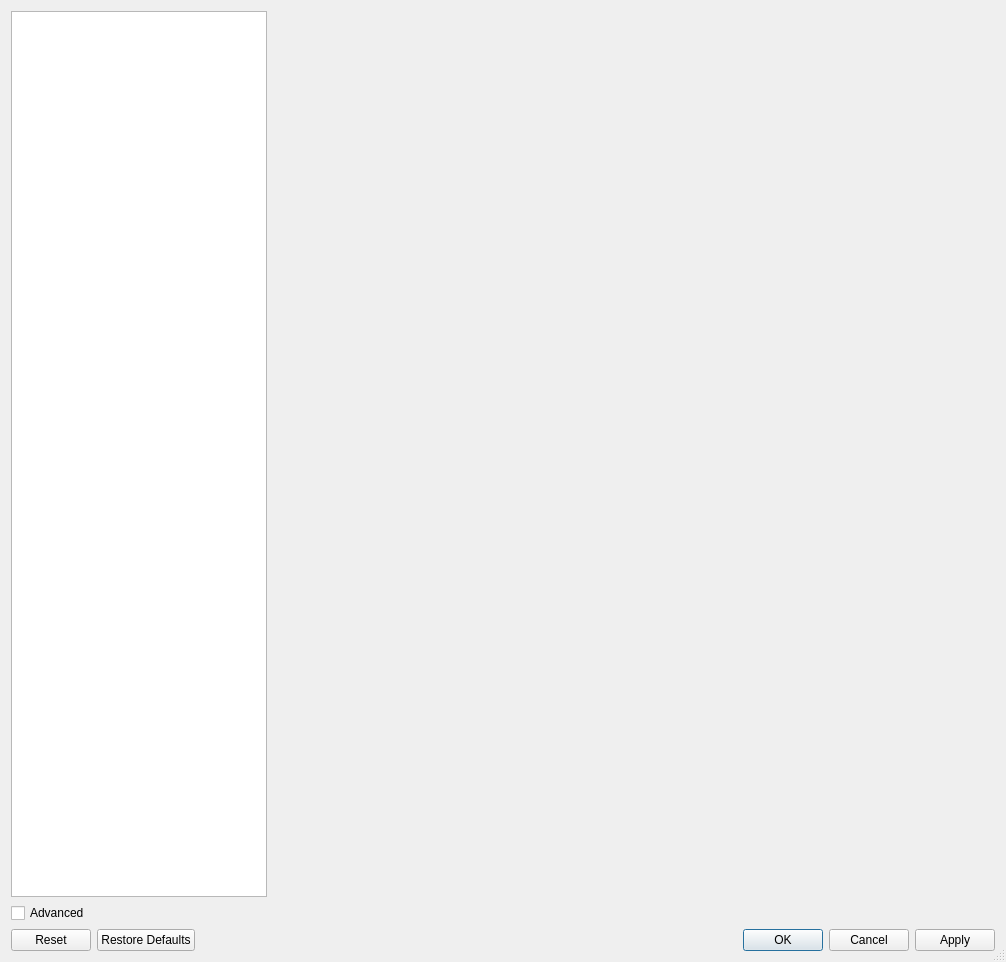
<?xml version="1.0" encoding="UTF-8"?>
<ui version="4.0">
 <class>ConfigDialog</class>
 <widget class="QDialog" name="ConfigDialog">
  <property name="geometry">
   <rect>
    <x>0</x>
    <y>0</y>
    <width>1006</width>
    <height>962</height>
   </rect>
  </property>
  <property name="windowTitle">
   <string>Mumble Configuration</string>
  </property>
  <property name="sizeGripEnabled">
   <bool>true</bool>
  </property>
  <layout class="QGridLayout" name="gridLayout">
   <item row="0" column="0">
    <widget class="QListWidget" name="qlwIcons">
     <property name="sizePolicy">
      <sizepolicy hsizetype="Minimum" vsizetype="Expanding">
       <horstretch>0</horstretch>
       <verstretch>0</verstretch>
      </sizepolicy>
     </property>
     <property name="iconSize">
      <size>
       <width>24</width>
       <height>24</height>
      </size>
     </property>
     <property name="resizeMode">
      <enum>QListView::Adjust</enum>
     </property>
     <property name="layoutMode">
      <enum>QListView::Batched</enum>
     </property>
     <property name="uniformItemSizes">
      <bool>true</bool>
     </property>
    </widget>
   </item>
   <item row="1" column="0">
    <widget class="QCheckBox" name="qcbExpert">
     <property name="sizePolicy">
      <sizepolicy hsizetype="Minimum" vsizetype="Fixed">
       <horstretch>0</horstretch>
       <verstretch>0</verstretch>
      </sizepolicy>
     </property>
     <property name="text">
      <string>Advanced</string>
     </property>
    </widget>
   </item>
   <item row="2" column="0" colspan="3">
    <layout class="QHBoxLayout" name="horizontalLayout">
     <item>
      <widget class="QDialogButtonBox" name="pageButtonBox">
       <property name="orientation">
        <enum>Qt::Horizontal</enum>
       </property>
       <property name="standardButtons">
        <set>QDialogButtonBox::Reset|QDialogButtonBox::RestoreDefaults</set>
       </property>
      </widget>
     </item>
     <item>
      <spacer>
       <property name="orientation">
        <enum>Qt::Horizontal</enum>
       </property>
       <property name="sizeHint" stdset="0">
        <size>
         <width>474</width>
         <height>22</height>
        </size>
       </property>
      </spacer>
     </item>
     <item>
      <widget class="QDialogButtonBox" name="dialogButtonBox">
       <property name="orientation">
        <enum>Qt::Horizontal</enum>
       </property>
       <property name="standardButtons">
        <set>QDialogButtonBox::Apply|QDialogButtonBox::Cancel|QDialogButtonBox::Ok</set>
       </property>
      </widget>
     </item>
    </layout>
   </item>
   <item row="0" column="1" rowspan="2">
    <widget class="QStackedWidget" name="qswPages">
     <property name="sizePolicy">
      <sizepolicy hsizetype="Expanding" vsizetype="Expanding">
       <horstretch>1</horstretch>
       <verstretch>0</verstretch>
      </sizepolicy>
     </property>
    </widget>
   </item>
  </layout>
 </widget>
 <resources>
  <include location="mumble.qrc"/>
 </resources>
 <connections>
  <connection>
   <sender>dialogButtonBox</sender>
   <signal>accepted()</signal>
   <receiver>ConfigDialog</receiver>
   <slot>accept()</slot>
   <hints>
    <hint type="sourcelabel">
     <x>167</x>
     <y>344</y>
    </hint>
    <hint type="destinationlabel">
     <x>191</x>
     <y>319</y>
    </hint>
   </hints>
  </connection>
  <connection>
   <sender>dialogButtonBox</sender>
   <signal>rejected()</signal>
   <receiver>ConfigDialog</receiver>
   <slot>reject()</slot>
   <hints>
    <hint type="sourcelabel">
     <x>260</x>
     <y>356</y>
    </hint>
    <hint type="destinationlabel">
     <x>284</x>
     <y>319</y>
    </hint>
   </hints>
  </connection>
 </connections>
</ui>
